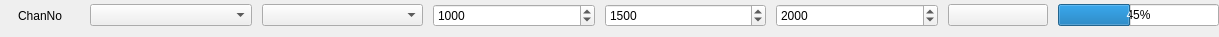
<?xml version="1.0" encoding="UTF-8"?>
<ui version="4.0">
 <class>ui_rc_input_channel</class>
 <widget class="QWidget" name="ui_rc_input_channel">
  <property name="geometry">
   <rect>
    <x>0</x>
    <y>0</y>
    <width>1219</width>
    <height>37</height>
   </rect>
  </property>
  <property name="windowTitle">
   <string>Form</string>
  </property>
  <layout class="QHBoxLayout" name="horizontalLayout">
   <property name="spacing">
    <number>10</number>
   </property>
   <property name="leftMargin">
    <number>0</number>
   </property>
   <property name="topMargin">
    <number>0</number>
   </property>
   <property name="rightMargin">
    <number>0</number>
   </property>
   <property name="bottomMargin">
    <number>6</number>
   </property>
   <item>
    <widget class="QLabel" name="labelChannel">
     <property name="sizePolicy">
      <sizepolicy hsizetype="Fixed" vsizetype="Preferred">
       <horstretch>0</horstretch>
       <verstretch>0</verstretch>
      </sizepolicy>
     </property>
     <property name="minimumSize">
      <size>
       <width>80</width>
       <height>0</height>
      </size>
     </property>
     <property name="maximumSize">
      <size>
       <width>80</width>
       <height>16777215</height>
      </size>
     </property>
     <property name="text">
      <string>ChanNo</string>
     </property>
     <property name="alignment">
      <set>Qt::AlignCenter</set>
     </property>
    </widget>
   </item>
   <item>
    <widget class="QComboBox" name="boxRole"/>
   </item>
   <item>
    <widget class="QComboBox" name="boxType"/>
   </item>
   <item>
    <widget class="QSpinBox" name="spinBottom">
     <property name="minimum">
      <number>0</number>
     </property>
     <property name="maximum">
      <number>2500</number>
     </property>
     <property name="value">
      <number>1000</number>
     </property>
    </widget>
   </item>
   <item>
    <widget class="QSpinBox" name="spinCenter">
     <property name="minimum">
      <number>0</number>
     </property>
     <property name="maximum">
      <number>2500</number>
     </property>
     <property name="value">
      <number>1500</number>
     </property>
    </widget>
   </item>
   <item>
    <widget class="QSpinBox" name="spinTop">
     <property name="minimum">
      <number>0</number>
     </property>
     <property name="maximum">
      <number>2500</number>
     </property>
     <property name="value">
      <number>2000</number>
     </property>
    </widget>
   </item>
   <item>
    <widget class="sliderbox" name="buttonInvert">
     <property name="sizePolicy">
      <sizepolicy hsizetype="Fixed" vsizetype="Fixed">
       <horstretch>0</horstretch>
       <verstretch>0</verstretch>
      </sizepolicy>
     </property>
     <property name="minimumSize">
      <size>
       <width>100</width>
       <height>0</height>
      </size>
     </property>
     <property name="maximumSize">
      <size>
       <width>100</width>
       <height>16777215</height>
      </size>
     </property>
     <property name="text">
      <string/>
     </property>
    </widget>
   </item>
   <item>
    <widget class="QProgressBar" name="barRCValue">
     <property name="sizePolicy">
      <sizepolicy hsizetype="Preferred" vsizetype="Fixed">
       <horstretch>0</horstretch>
       <verstretch>0</verstretch>
      </sizepolicy>
     </property>
     <property name="minimum">
      <number>-100</number>
     </property>
     <property name="value">
      <number>-10</number>
     </property>
    </widget>
   </item>
  </layout>
 </widget>
 <customwidgets>
  <customwidget>
   <class>sliderbox</class>
   <extends>QPushButton</extends>
   <header>sliderbox.h</header>
  </customwidget>
 </customwidgets>
 <resources/>
 <connections/>
</ui>
